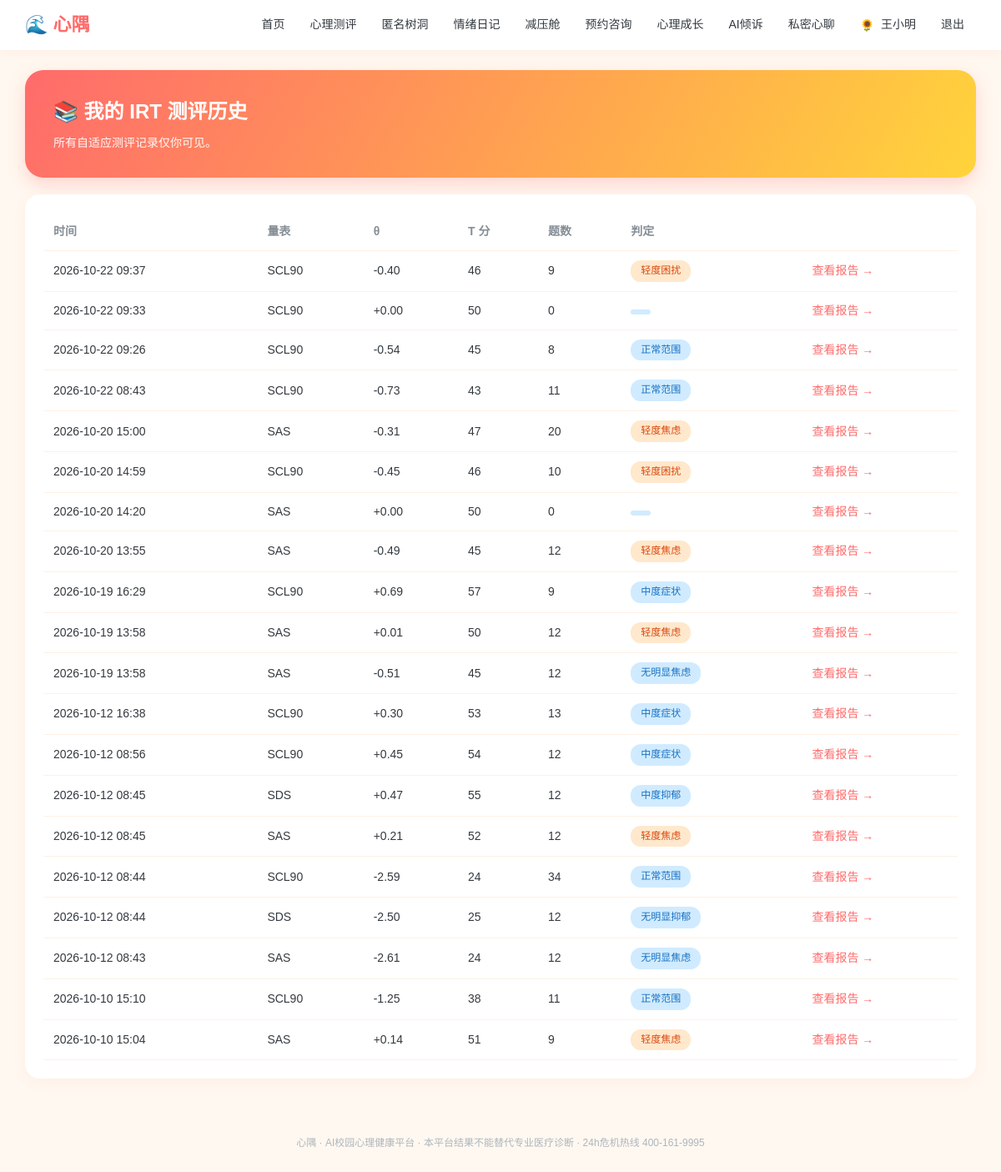
The page /irt/history (signed in) on the database its author committed.
### models.py (models this page shows, shortened)
class User(db.Model):
    __tablename__ = "users"
    id = db.Column(db.Integer, primary_key=True)
    username = db.Column(db.String(64), unique=True, nullable=False)
    password_hash = db.Column(db.String(256), nullable=False)
    role = db.Column(db.String(16), default="student")   #student/counselor
    real_name = db.Column(db.String(64), default="")
    gender = db.Column(db.String(8), default="")
    grade = db.Column(db.String(32), default="")
    major = db.Column(db.String(64), default="")
    phone = db.Column(db.String(32), default="")
    avatar = db.Column(db.String(16), default="🌻")
    avatar_type = db.Column(db.String(16), default="emoji")   #emoji/upload
    avatar_file = db.Column(db.String(128), default="")       #本地上传头像文件名
    profile_completed = db.Column(db.Boolean, default=False)  #首次登录是否已完成基本信息
    qualification_no = db.Column(db.String(64), default="")   # 注册系统编号/证书编号
    qualification_verified = db.Column(db.Boolean, default=False)
    student_id = db.Column(db.String(32), default="")
    school = db.Column(db.String(128), default="")
    college = db.Column(db.String(128), default="")
    class_name = db.Column(db.String(64), default="")
    enrollment_year = db.Column(db.String(8), default="")
    education_level = db.Column(db.String(32), default="")
    student_status = db.Column(db.String(32), default="")
    employee_id = db.Column(db.String(32), default="")
    teacher_title = db.Column(db.String(64), default="")
    department = db.Column(db.String(128), default="")
    qualification = db.Column(db.String(256), default="")
    intro = db.Column(db.String(512), default="")
    created_at = db.Column(db.DateTime, default=datetime.now)

class IRTTest(db.Model):
    __tablename__ = "irt_tests"
    id = db.Column(db.Integer, primary_key=True)
    user_id = db.Column(db.Integer, db.ForeignKey("users.id"))
    scale_code = db.Column(db.String(16))           #scl90/sas/sds
    theta = db.Column(db.Float, default=0.0)       #最终潜变量估计
    se = db.Column(db.Float, default=1.0)         #测量标准误
    t_score = db.Column(db.Integer, default=50)    #T分
    level = db.Column(db.String(32), default="")   #风险等级
    n_items = db.Column(db.Integer, default=0)      #实际作答题数
    responses = db.Column(db.Text, default="")
    dims = db.Column(db.Text, default="")
    created_at = db.Column(db.DateTime, default=datetime.now)

### app.py (the view)
@app.route("/irt/history")
@login_required()
def irt_history(u):
    rows = IRTTest.query.filter_by(user_id=u.id).order_by(IRTTest.created_at.desc()).all()
    return render_template("irt_history.html", u=u, rows=rows)

### app.py (called while the page is built)
def login_required(role=None):
    def decor(f):
        @wraps(f)
        def wrapper(*args,**kwargs):
            uid = session.get("uid")
            if not uid:
                return redirect(url_for("login", next=request.path))
            u = db.session.get(User, uid)
            if not u:
                session.clear()
                return redirect(url_for("login"))
            if not u.profile_completed and request.endpoint not in (
                    "profile", "logout", "static", "avatar_upload"):
                flash("首次登录请先完善你的基本信息", "warn")
                return redirect(url_for("profile"))
            if role and u.role != role:
                flash("该页面需要相应权限", "warn")
                return redirect(url_for("index"))
            return f(u, *args, **kwargs)
        return wrapper
    return decor

@app.context_processor
def inject_globals():
    uid = session.get("uid")
    u = db.session.get(User, uid) if uid else None
    def avatar_html(usr, cls="", emoji_cls=""):
        if usr and usr.avatar_type == "upload" and usr.avatar:
            return f'<img class="{cls}" src="{usr.avatar}" alt="头像">'
        return f'<span class="{emoji_cls}">{usr.avatar or "👤" if usr else "👤"}</span>'
    return {"now": datetime.now(), "u": u, "avatar_html": avatar_html}

### templates/irt_history.html (shortened to what this page needs)
{% extends "base.html" %}
{% block body %}
<div class="hero-banner"><h1>📚 我的 IRT 测评历史</h1><p>所有自适应测评记录仅你可见。</p></div>
<div class="card">
  {% if rows %}
  <table class="tbl">
    <tr><th>时间</th><th>量表</th><th>θ</th><th>T 分</th><th>题数</th><th>判定</th><th></th></tr>
    {% for r in rows %}
    <tr>
      <td>{{ r.created_at.strftime('%Y-%m-%d %H:%M') }}</td>
      <td>{{ r.scale_code|upper }}</td>
      <td>{{ '%+.2f'|format(r.theta) }}</td>
      <td>{{ r.t_score }}</td>
      <td>{{ r.n_items }}</td>
      <td><span class="tag {% if '重' in r.level %}tag-red{% elif '轻' in r.level %}tag-orange{% else %}tag-blue{% endif %}">{{ r.level }}</span></td>
      <td><a href="{{ url_for('irt_result', tid=r.id) }}">查看报告 →</a></td>
    </tr>
    {% endfor %}
  </table>
  {% else %}
  <p style="text-align:center;color:#adb5bd;padding:30px">还没有 IRT 测评记录，<a href="{{ url_for('irt_home') }}">去做一次自适应测评 →</a></p>
  {% endif %}
</div>
{% endblock %}

### templates/base.html (shortened to what this page needs)
<!DOCTYPE html>
<html lang="zh-CN">
<head>
<link href="{{ url_for('static', filename='css/style.css') }}" rel="stylesheet">
</head>
<body>
<nav class="topnav">
  <div class="nav-inner">
    <a class="brand" href="{{ url_for('index') }}">🌊 心隅</a>
    <div class="nav-links">
      {% if u %}
        {% if u.role == 'student' %}
          <a href="{{ url_for('index') }}">首页</a>
          <a href="{{ url_for('assessments') }}">心理测评</a>
          <a href="{{ url_for('treehole') }}">匿名树洞</a>
          <a href="{{ url_for('mood') }}">情绪日记</a>
          <a href="{{ url_for('relax') }}">减压舱</a>
          <a href="{{ url_for('booking') }}">预约咨询</a>
          <a href="{{ url_for('learn') }}">心理成长</a>
          <a href="{{ url_for('chat') }}">AI倾诉</a>
          <a href="{{ url_for('rag_chat_page') }}" title="私密心聊：端侧离线·数据不出本机的一对一私人AI心理咨询">私密心聊</a>
        {% endif %}
        <a class="nav-user" href="{{ url_for('profile') }}" title="个人信息"><span class="nav-avatar-wrap">{{ avatar_html(u, cls="nav-avatar") | safe }}</span> {{ u.real_name or u.username }}</a>
        <a href="{{ url_for('logout') }}">退出</a>
      {% else %}
        <a href="{{ url_for('login') }}">登录</a>
        <a href="{{ url_for('register') }}">注册</a>
      {% endif %}
    </div>
  </div>
</nav>
<main class="container">{% block body %}{% endblock %}</main>
<footer class="footer">心隅 · AI校园心理健康平台 · 本平台结果不能替代专业医疗诊断 · 24h危机热线 400-161-9995</footer>
</body>
</html>

### static/css/style.css (style rules this page uses)
* { margin: 0; padding: 0; box-sizing: border-box; }
:root { --brand: #ff6b6b; --brand2: #ffa94d; --sky: #4dabf7; --mint: #51cf66; --sun: #ffd43b; --ink: #343a40; --ink2: #868e96; --bg: #fff8f0; --card: #ffffff; --soft: #fff1e6; }
body { font-family: "Microsoft YaHei", "PingFang SC", sans-serif; background: var(--bg); color: var(--ink); line-height: 1.65; }
a { color: var(--brand); text-decoration: none; }
.topnav { background: #fff; box-shadow: 0 2px 12px rgba(255,107,107,.08); position: sticky; top: 0; z-index: 100; }
.nav-inner { max-width: 1180px; margin: 0 auto; padding: 0 20px; height: 60px; display: flex; align-items: center; justify-content: space-between; }
.brand { font-size: 22px; font-weight: 800; color: var(--brand); display:flex; align-items:center; gap:6px; }
.nav-links { display: flex; gap: 2px; align-items: center; flex-wrap: wrap; }
.nav-links a { color: var(--ink); padding: 7px 14px; border-radius: 20px; font-size: 14px; font-weight: 500; transition: .2s; }
.nav-user { font-size: 13px; color: var(--ink2); padding: 0 8px; }
.nav-avatar-wrap { display: inline-flex; vertical-align: middle; margin-right: 4px; }
.container { max-width: 1180px; margin: 24px auto; padding: 0 20px; }
.footer { text-align: center; color: #adb5bd; font-size: 12px; padding: 28px; margin-top: 40px; }
.card { background: var(--card); border-radius: 18px; padding: 22px; box-shadow: 0 4px 16px rgba(255,107,107,.07); margin-bottom: 18px; }
.tag { display: inline-block; background: var(--soft); color: #e8590c; font-size: 12px; padding: 3px 12px; border-radius: 12px; margin-right: 6px; font-weight:500; }
.tag-orange { background:#ffe8cc; color:#d9480f; }
.tag-blue { background:#d0ebff; color:#1971c2; }
table.tbl { width: 100%; border-collapse: collapse; font-size: 14px; }
table.tbl th, table.tbl td { padding: 11px 12px; border-bottom: 1px solid #fff1e6; text-align: left; }
table.tbl th { color: var(--ink2); font-weight: 600; }
.hero-banner { background: linear-gradient(120deg, #ff6b6b, #ffa94d 60%, #ffd43b); color:#fff; border-radius:22px; padding:30px 34px; margin-bottom:20px; box-shadow:0 8px 20px rgba(255,107,107,.25); }
.hero-banner h1 { font-size:24px; margin-bottom:6px; }
.hero-banner p { opacity:.95; font-size:14px; }

### rows shown on the page
User: avatar_type+avatar "🌻", real_name "王小明"
IRTTest: created_at "2026-10-22 09:37", scale_code "SCL90", theta "-0.40", t_score "46", n_items "9", level "轻度困扰"
IRTTest: created_at "2026-10-22 09:33", scale_code "SCL90", theta "+0.00", t_score "50", n_items "0"
IRTTest: created_at "2026-10-22 09:26", scale_code "SCL90", theta "-0.54", t_score "45", n_items "8", level "正常范围"
IRTTest: created_at "2026-10-22 08:43", scale_code "SCL90", theta "-0.73", t_score "43", n_items "11", level "正常范围"
IRTTest: created_at "2026-10-20 15:00", scale_code "SAS", theta "-0.31", t_score "47", n_items "20", level "轻度焦虑"
IRTTest: created_at "2026-10-20 14:59", scale_code "SCL90", theta "-0.45", t_score "46", n_items "10", level "轻度困扰"
IRTTest: created_at "2026-10-20 14:20", scale_code "SAS", theta "+0.00", t_score "50", n_items "0"
IRTTest: created_at "2026-10-20 13:55", scale_code "SAS", theta "-0.49", t_score "45", n_items "12", level "轻度焦虑"
IRTTest: created_at "2026-10-19 16:29", scale_code "SCL90", theta "+0.69", t_score "57", n_items "9", level "中度症状"
IRTTest: created_at "2026-10-19 13:58", scale_code "SAS", theta "+0.01", t_score "50", n_items "12", level "轻度焦虑"
IRTTest: created_at "2026-10-19 13:58", scale_code "SAS", theta "-0.51", t_score "45", n_items "12", level "无明显焦虑"
IRTTest: created_at "2026-10-12 16:38", scale_code "SCL90", theta "+0.30", t_score "53", n_items "13", level "中度症状"
IRTTest: created_at "2026-10-12 08:56", scale_code "SCL90", theta "+0.45", t_score "54", n_items "12", level "中度症状"
IRTTest: created_at "2026-10-12 08:45", scale_code "SDS", theta "+0.47", t_score "55", n_items "12", level "中度抑郁"
IRTTest: created_at "2026-10-12 08:45", scale_code "SAS", theta "+0.21", t_score "52", n_items "12", level "轻度焦虑"
IRTTest: created_at "2026-10-12 08:44", scale_code "SCL90", theta "-2.59", t_score "24", n_items "34", level "正常范围"
IRTTest: created_at "2026-10-12 08:44", scale_code "SDS", theta "-2.50", t_score "25", n_items "12", level "无明显抑郁"
IRTTest: created_at "2026-10-12 08:43", scale_code "SAS", theta "-2.61", t_score "24", n_items "12", level "无明显焦虑"
IRTTest: created_at "2026-10-10 15:10", scale_code "SCL90", theta "-1.25", t_score "38", n_items "11", level "正常范围"
IRTTest: created_at "2026-10-10 15:04", scale_code "SAS", theta "+0.14", t_score "51", n_items "9", level "轻度焦虑"
